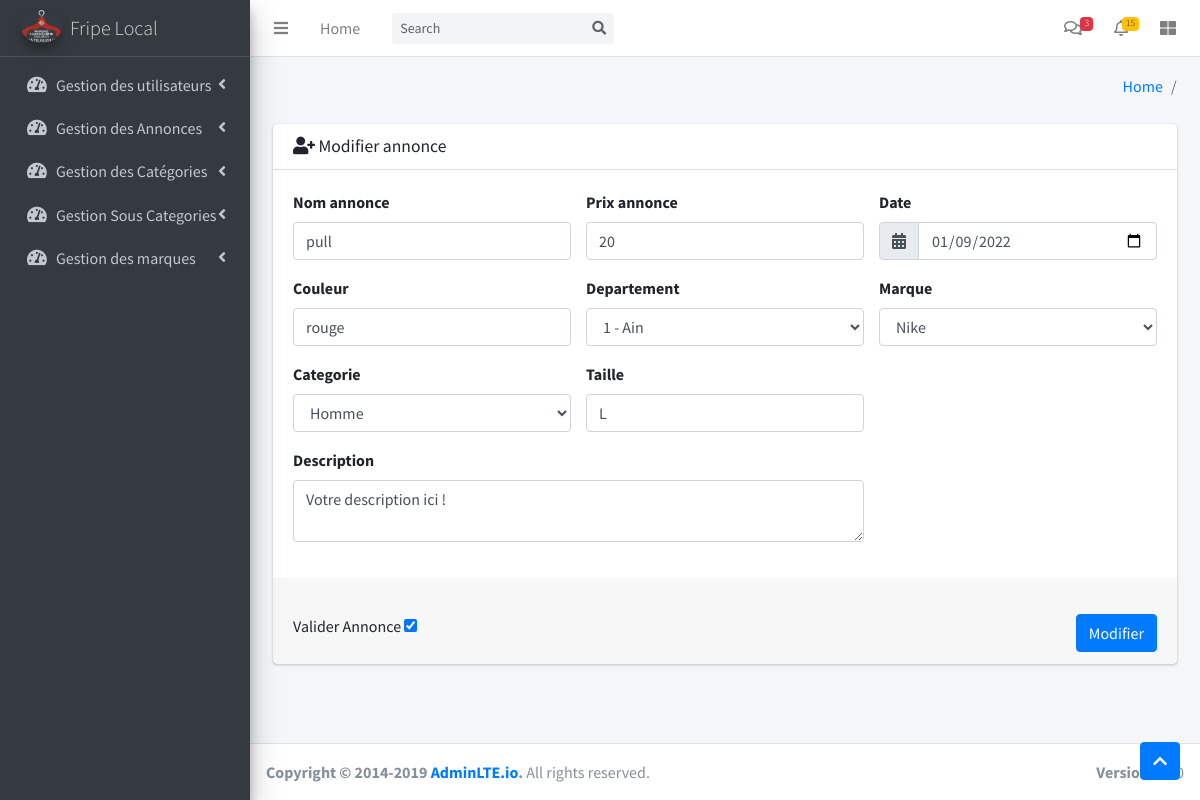
The app's page /admin/dashboard.php?controller=annonce&action=edit1&id_an=70 (signed in) with its own data.
### tables this page shows
CREATE TABLE `annonce` (
  `id_an` int(11) NOT NULL,
  `titre_an` varchar(2000) DEFAULT NULL,
  `prix_an` double DEFAULT NULL,
  `description_an` longtext DEFAULT NULL,
  `date_pub_an` varchar(20) DEFAULT NULL,
  `couleur_an` varchar(200) DEFAULT NULL,
  `region_an` varchar(20) DEFAULT NULL,
  `id_marque` int(11) DEFAULT NULL,
  `id_categorie` int(11) DEFAULT NULL,
  `taille` varchar(50) DEFAULT NULL,
  `id_pers` int(11) DEFAULT NULL,
  `status` varchar(20) DEFAULT NULL
);

CREATE TABLE `marque` (
  `id` int(11) NOT NULL,
  `nom_marq` varchar(30) NOT NULL
);

CREATE TABLE `categorie` (
  `id` int(11) NOT NULL,
  `nom_cat` varchar(30) NOT NULL
);

### admin/models/annonce.class.php (called while the page is built, shortened)
<?php
class annonce extends fonction{
	private $id_an;
	public function __construct($id_an,$titre_an,$prix_an,$description_an,$date_pub_an,$couleur_an,$region_an,$taille,$id_marque,$id_categorie,$id_pers,$photos,$status){
		$this->id_an = $id_an;
	}
	public function detail($cnx){
		$annonce=$cnx->query("select * from annonce where id_an='".$this->id_an."'")->fetch(PDO::FETCH_OBJ);
		return $annonce;
	}
}
?>

### admin/models/marque.class.php (called while the page is built, shortened)
<?php
class marque extends fonction
{
	private $id;
	public function __construct($id, $nom_marq)
	{
		$this->id = $id;
	}
	public function detail($cnx)
	{
		$marque = $cnx->query("select * from marque where id='" . $this->id . "'")->fetch(PDO::FETCH_OBJ);
		return $marque;
	}
}

### admin/models/categorie.class.php (called while the page is built, shortened)
<?php
class categorie extends fonction{
	private $id;
	public function __construct($id,$nom_cat){
		$this->id = $id;
	}
	public function detail($cnx){
		$categorie=$cnx->query("select * from categorie where id='".$this->id."'")->fetch(PDO::FETCH_OBJ);
		return $categorie;}
}
?>

### admin/vue/annonce/update_annonce.php (the view, shortened to what this page needs)
<section class="content">
	<div class="container-fluid">
		<div class="row">
			<section class="col-lg-12 connectedSortable">
				<div class="card card-primary">
					<div class="card-header">
						<h3 class="card-title">
							<i class="fas fa-user-plus"></i></i>
							Modifier annonce
						</h3>
					</div>
					<form id="ff" method="post" action="dashboard.php?controller=annonce&action=edit" enctype="multipart/form-data">
						<div class="card-body">
							<div class="row">
								<div class="col-sm-4">
									<div class="form-group">
										<label>Nom annonce</label>
										<input class="form-control" type="text" name="titre_an" value="<?php echo $annonce->titre_an; ?>" required>
									</div>
								</div>
								<div class="col-sm-4">
									<div class="form-group">
										<label>Prix annonce</label>
										<input class="form-control" type="text" name="prix_an" value="<?php echo $annonce->prix_an; ?>" required>
									</div>
								</div>
								<div class="col-sm-4">
									<div class="form-group">
										<label>Date</label>
										<div class="input-group">
											<div class="input-group-prepend">
												<span class="form-control input-group-text"><i class="fas fa-calendar-alt"></i></span>
											</div>
											<input class="form-control" type="date" name="date_pub_an" value="<?php echo $annonce->date_pub_an; ?>" required>
										</div>
									</div>
								</div>
							</div>
							<div class="row">
								<div class="col-sm-4">
									<div class="form-group">
										<label for="exampleInputEmail1">Couleur</label>
										<input class="form-control" type="text" name="couleur_an" value="<?php echo $annonce->couleur_an; ?>" required>
									</div>
								</div>
								<div class="col-sm-4">
									<div class="form-group">
										<label for="exampleInputEmail1">Departement</label>
										<select class="form-control" name="region_an">
											<option value="1 - Ain">1 - Ain</option>
										</select>
									</div>
								</div>
								<?php
								$mar = new marque($annonce->id_marque, "");
								$marque = $mar->detail($cnx);
								?>
								<div class="col-sm-4">
									<div class="form-group">
										<label for="exampleInputEmail1">Marque</label>
										<select class="form-control" name="id_marque">
											<option value="<?php echo $annonce->id_marque; ?>"><?php echo $marque->nom_marq; ?></option>
										</select>
									</div>
								</div>
								<?php
								$cats = new categorie($annonce->id_categorie, "");
								$catecorie = $cats->detail($cnx);
								?>
								<div class="col-sm-4">
									<div class="form-group">
										<label for="exampleInputEmail1">Categorie</label>
										<select class="form-control" name="id_categorie">
											<option value="<?php echo $annonce->id_categorie; ?>"><?php echo $catecorie->nom_cat; ?></option>
										</select>
									</div>
								</div>
								<div class="col-sm-4">
									<div class="form-group">
										<label for="exampleInputEmail1">Taille</label>
										<input class="form-control" type="text" name="taille" value="<?php echo $annonce->taille; ?>" required>
									</div>
								</div>
								<div class="col-sm-8">
									<div class="form-group">
										<label for="exampleInputEmail1">Description</label>
										<textarea type="email" class="form-control" name="description_an" required>Votre description ici !
                                        </textarea>
									</div>
								</div>
							</div>
						</div>
						<div class="card-footer">
							<br> Valider Annonce <input type="checkbox" name="status" value="Accepte" <?php if ($annonce->status == 'Accepte') echo 'checked=checked'; ?>>
							<input type="submit" value="Modifier" class="btn btn-primary float-right">
						</div>
					</form>
				</div>
			</section>
		</div>
	</div>
</section>

### records on screen
annonce: titre_an "pull", prix_an "20", date_pub_an "01/09/2022", couleur_an "rouge", taille "L", status "☑"
marque: id_marque "Nike"
categorie: id_categorie "Homme"
